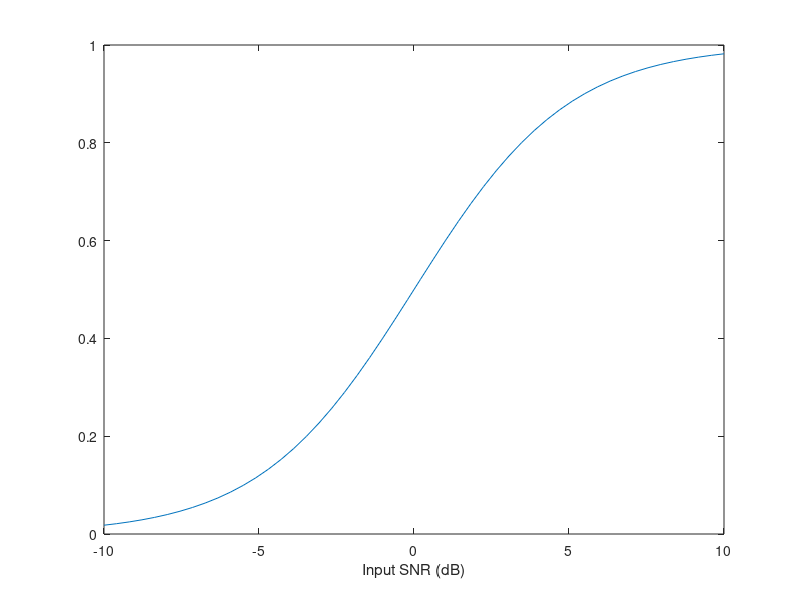

Write the MATLAB code that produced this figure.
function p=psychofunc(m,q,x,r)
% Calculate psychometric functions: trial success probability versus SNR
%
% Usage: p=psychofunc('',q,x)       % calculate probabilities
%        b=psychofunc('r',q,x)       % generate boolean variables with success prob p
%        p=psychofunc(m,q,x,r)     % Calculate likelihoods for observations r
%        x=psychofunc([m 'i'],q,p) % Calculate inverse
%
% Inputs:
%          m        mode string [may be omitted if not required]
%                      'n'   do not normalize likelihoods
%                      'f'   do not squeeze output arrays to remove singleton dimensions
%                      'i'   calculate inverse function
%                      'r'   calculate binary random variables with probability p
%                      'g'   plot graph
%                      'G'   plot image
%                      'c'   include colourbar
%          q        model parameters. Either a column vector with a single model,
%                   a matrix with one model per column or a cell array with multiple values for
%                   some or all of the parameters
%                      1  probability at threshold [0.5]
%                      2  threshhold [0 dB]
%                      3  slope at threshold [0.1 prob/dB ]
%                      4  miss or lapse probability [0]
%                      5  guess probability   [0]
%                      6  psychometric function type [1]
%                          1 = logistic
%                          2 = cumulative Gaussian
%                          3 = Weibull
%                          [4 = reversed Weibull]
%                          [5 = Gumbell]
%                          [6 = reversed Gumbell]
%          x        vector of SNR values
%          r        test results (0 or 1) corresponding to x
%          p        vector of probabilities
%
% Outputs:
%          p        array of probabilities or random variates ('r' option).
%                   p is a squeezed 7-dimensional array
%                   whose dimensions correspond to x followed by the 6 model parameter entries.
%                   if q is a cell array, singleton dimensions are removed unless the 'f' option is given.
%          x        Inverse function gives SNR, x, as a function of p
%          b        array of boolean variables

%      Copyright (C) Mike Brookes 2009-2010
%      Version: $Id: psychofunc.m 3498 2013-09-26 16:12:47Z dmb $
%
%   VOICEBOX is a MATLAB toolbox for speech processing.
%   Home page: http://www.ee.ic.ac.uk/hp/staff/dmb/voicebox/voicebox.html
%
%%%%%%%%%%%%%%%%%%%%%%%%%%%%%%%%%%%%%%%%%%%%%%%%%%%%%%%%%%%%%%%%%%%%%%%%%%%%%%%%%
%   This program is free software; you can redistribute it and/or modify
%   it under the terms of the GNU General Public License as published by
%   the Free Software Foundation; either version 2 of the License, or
%   (at your option) any later version.
%
%   This program is distributed in the hope that it will be useful,
%   but WITHOUT ANY WARRANTY; without even the implied warranty of
%   MERCHANTABILITY or FITNESS FOR A PARTICULAR PURPOSE.  See the
%   GNU General Public License for more details.
%
%   You can obtain a copy of the GNU General Public License from
%   http://www.gnu.org/copyleft/gpl.html or by writing to
%   Free Software Foundation, Inc.,675 Mass Ave, Cambridge, MA 02139, USA.
%%%%%%%%%%%%%%%%%%%%%%%%%%%%%%%%%%%%%%%%%%%%%%%%%%%%%%%%%%%%%%%%%%%%%%%%%%%%%%%%%

% first sort out input arguments
minp=0.01;          % minimum probability to use for inverse function by default
qq=[0.5 0 0.1 0 0 1]';  % default values for q
if nargin<4
    r=[];
    if nargin<3
        x=[];
        if nargin<2
            q=[];
            if ~nargin
                m='';
            end
        end
    end
end
if ~ischar(m);      % mode argument is optional
    r=x;
    x=q;
    q=m;
    m='';
end
sq=size(q);
ckmod=0;
if iscell(q)
    nq=ones(1,6);
    qax=num2cell([0; qq]);  % used for plotting
    for i=1:min(numel(q),6)
        nq(i)=numel(q{i});
        if nq(i)>=1
            nr=size(qq,2);
            qax{i+1}=q{i};
            if i<=5             % do not replicate for multiple models
                qq=repmat(qq,1,nq(i));
                qq(i,:)=reshape(repmat(q{i}(:)',nr,1),1,nr*nq(i));
            else
                qq(i,:)=repmat(q{i}(1),1,nr);
            end
        end
    end
    nq=max(nq,1);
    nmod=nq(6);
    if nmod>1      % list of models to use
        modlist=q{6};
    else
        modlist=qq(6,1);  % default model
    end
else
    nq=sq(2);
    if nq
        ql=repmat(qq,1,nq);
        ql(1:sq(1),:)=q;
    else
        ql=qq;
        nq=1;
    end
    modlist=unique(ql(6,:));
    nmod=length(modlist);
    ckmod=nmod>1;   % need to check model list
    qq=ql;
end
% now perform the calculation
nx=numel(x);
npt=50;       % number of points
if any(m=='i') % doing inverse
    if ~nx
        nx=npt;
        xlim=[max(qq(5,:)),1-max(qq(4,:))]*[1-minp minp; minp 1-minp];
        x=linspace(xlim(1),xlim(2),nx)';
    end
    p=zeros([nx nq]);  % space for SNRs
    ia=0;
    for i=1:nmod % loop for each model type
        mod=modlist(i);
        if ckmod
            qq=ql(:,ql(6,:)==mod);
        end
        pscale=1-qq(4,:)-qq(5,:);
        pstd=(qq(1,:)-qq(5,:))./pscale; % prob target compensating for miss and lapse probs
        sstd=qq(3,:)./pscale; % slope compensating for miss and lapse probs
        px=x(:)*pscale.^(-1)-repmat(qq(5,:)./pscale,nx,1);  % adjust for miss and lapse probs
        switch mod
            case 1
                beta=sstd./(pstd.*(1-pstd));
%                 alpha=qq(2,:)+log((1-pstd)./pstd)./beta;
                px=repmat(qq(2,:)+log((1-pstd)./pstd)./beta,nx,1)-log(px.^(-1)-1).*repmat(beta.^(-1),nx,1);
            case 2   % cumulative Gaussian function
                xtstd=norminv(pstd); % x position of target in std measure
                sig=normpdf(xtstd)./sstd;
                px= repmat(qq(2,:)-sig.*xtstd,nx,1) + repmat(sig,nx,1).*norminv(px);
            case 3
                wlog=log(1-pstd);
                kbeta=sstd./((pstd-1).*wlog);
                alpha=qq(2,:)-log(-wlog)./kbeta;
                px=repmat(alpha,nx,1)+log(-log(1-px)).*repmat(kbeta.^(-1),nx,1);
            otherwise
                error('Invalid psychometric model index');
        end
        if ckmod
            p(:,ql(6,:)==i)=px;
        else
            ib=ia+numel(p)/nmod;
            p(ia+1:ib)=px(:);
            ia=ib;
        end
    end
else % doing forward mapping
    if ~nx
        ef=2;         % expansion factor
        nx=npt;
        x=linspace(min(qq(2,:)-ef*(qq(1,:)-qq(5,:))./qq(3,:)), ...
            max(qq(2,:)+ef*(1-qq(1,:)-qq(4,:))./qq(3,:)),nx)';
    end
    p=zeros([nx nq]);  % space for probabilities
    ia=0;
    for i=1:nmod % loop for each model type
        mod=modlist(i);
        if ckmod
            qq=ql(:,ql(6,:)==mod);
        end
        pscale=1-qq(4,:)-qq(5,:);  % prob range excluding miss and lapse probs
        pstd=(qq(1,:)-qq(5,:))./pscale; % prob target compensating for miss and lapse probs
        sstd=qq(3,:)./pscale; % slope compensating for miss and lapse probs
        switch mod
            case 1   % logistic function
                beta=sstd./(pstd.*(1-pstd));
%                 alpha=qq(2,:)+log((1-pstd)./pstd)./beta;
                px=(1+exp(repmat(beta.*qq(2,:)+log((1-pstd)./pstd),nx,1)-x(:)*beta)).^(-1);
            case 2   % cumulative Gaussian function
                xtstd=norminv(pstd); % x position of target in std measure
                sigi=sstd./normpdf(xtstd);
                px=normcdf(x(:)*sigi-repmat(qq(2,:).*sigi-xtstd,nx,1));
            case 3
                wlog=log(1-pstd);
                kbeta=sstd./((pstd-1).*wlog);
                alpha=qq(2,:)-log(-wlog)./kbeta;
                px=1-exp(-exp(x(:)*kbeta-repmat(alpha.*kbeta,nx,1)));
            otherwise
                error('Invalid psychometric model index');
        end
        px=repmat(qq(5,:),nx,1)+repmat(pscale,nx,1).*px;  % adjust for miss and lapse probs
        if ckmod
            p(:,ql(6,:)==i)=px;
        else
            ib=ia+numel(p)/nmod;
            p(ia+1:ib)=px(:);
            ia=ib;
        end
    end
    if numel(r)                 % we are calculating likelihoods
        mk=r(:)==0;
        p(mk,:)=1-p(mk,:);      % invert probability for results that are zero
        if nx>1
            if any(m=='n')
                p=prod(p,1);
            else
                p=sum(log(p),1);
                p=exp(p-max(p(:)));
                p=p/sum(p(:));     % normalize to equal 1
            end
            nx=1;
        end
    end

end
pg=p;       % save unsqueezed p for plotting
if ~any(m=='f') && iscell(q) % remove all singleton dimensions
    szp=size(p);
    szq=szp(szp>1);
    szq=[szq ones(1,max(0,2-numel(szq)))];
    p=reshape(p,szq);
end
if any(m=='r') && ~any(m=='i');
    p=rand(size(p))<p;
end

if ~nargout || any(lower(m)=='g')
    clf;
    szp=[nx nq];
    czp=sum(szp>1);
    if czp>0  % check if there is anything to plot
        if iscell(q)
            axlab={'Input SNR','Threshold prob','Threshold SNR','Threshold slope','Lapse prob','Guess prob','Sigmoid type'};
            [szs,izs]=sort(szp,'descend');
            pg=permute(pg,izs);
            qax{1}=x;
            if any(m=='G') || czp>2 % image
                ngr=prod(szs(3:end));
                ncol=ceil(sqrt(ngr));
                nrow=ceil(ngr/ncol);
                npix=szs(1)*szs(2);
                ia=0;
                for i=1:ngr
                    subplot(nrow,ncol,i);
                    ib=ia+npix;
                    imagesc(qax{izs(1)},qax{izs(2)},reshape(pg(ia+1:ib),szs(1:2))');
                    axis 'xy'
                    if any(m=='c')
                        colorbar;
                    end
                    if nrow*ncol-i<ncol
                        xlabel(axlab(izs(1)));
                    end
                    if rem(i-1,ncol)==0
                        ylabel(axlab(izs(2)));
                    end
                    ia=ib;
                end
            else                    % graph
                plot(qax{izs(1)},reshape(permute(pg,izs),szs(1:2)),'-');
                xlabel(axlab{izs(1)});
            end
        else
            if any(m=='G')  % image
                imagesc(pg');
                axis 'xy'
                if any(m=='c')
                    colorbar;
                end
                xlabel('Input SNR (dB)');
                ylabel('Model Index');
            else            % graph
                if nx>=nq
                    plot(x,pg,'-');
                    xlabel('Input SNR (dB)');
                else
                    plot(1:nq,pg','-');
                    xlabel('Model Index');
                end
            end
        end
    end
end


